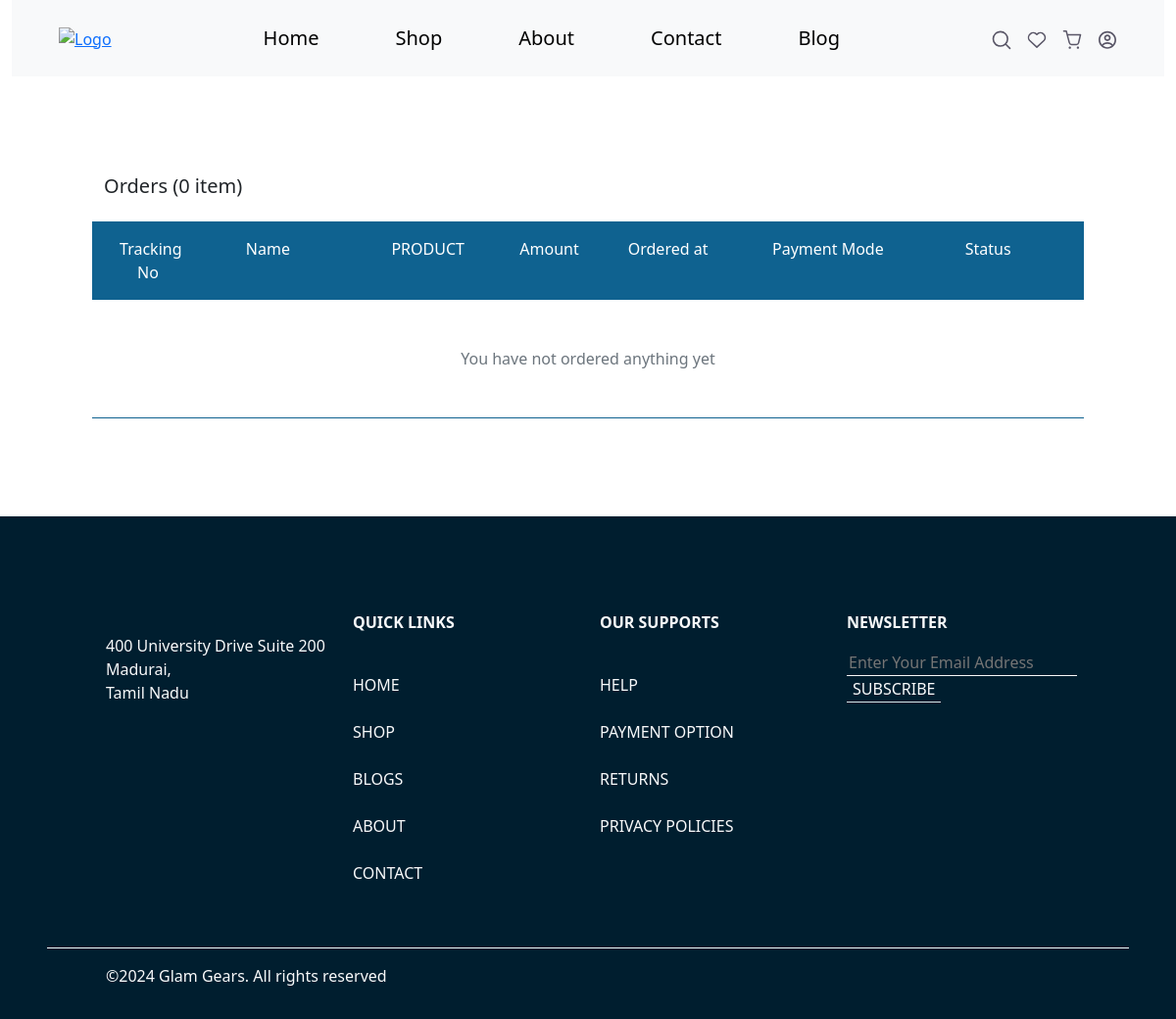
/orders.php (signed in), run on an earlier commit of the app's database.
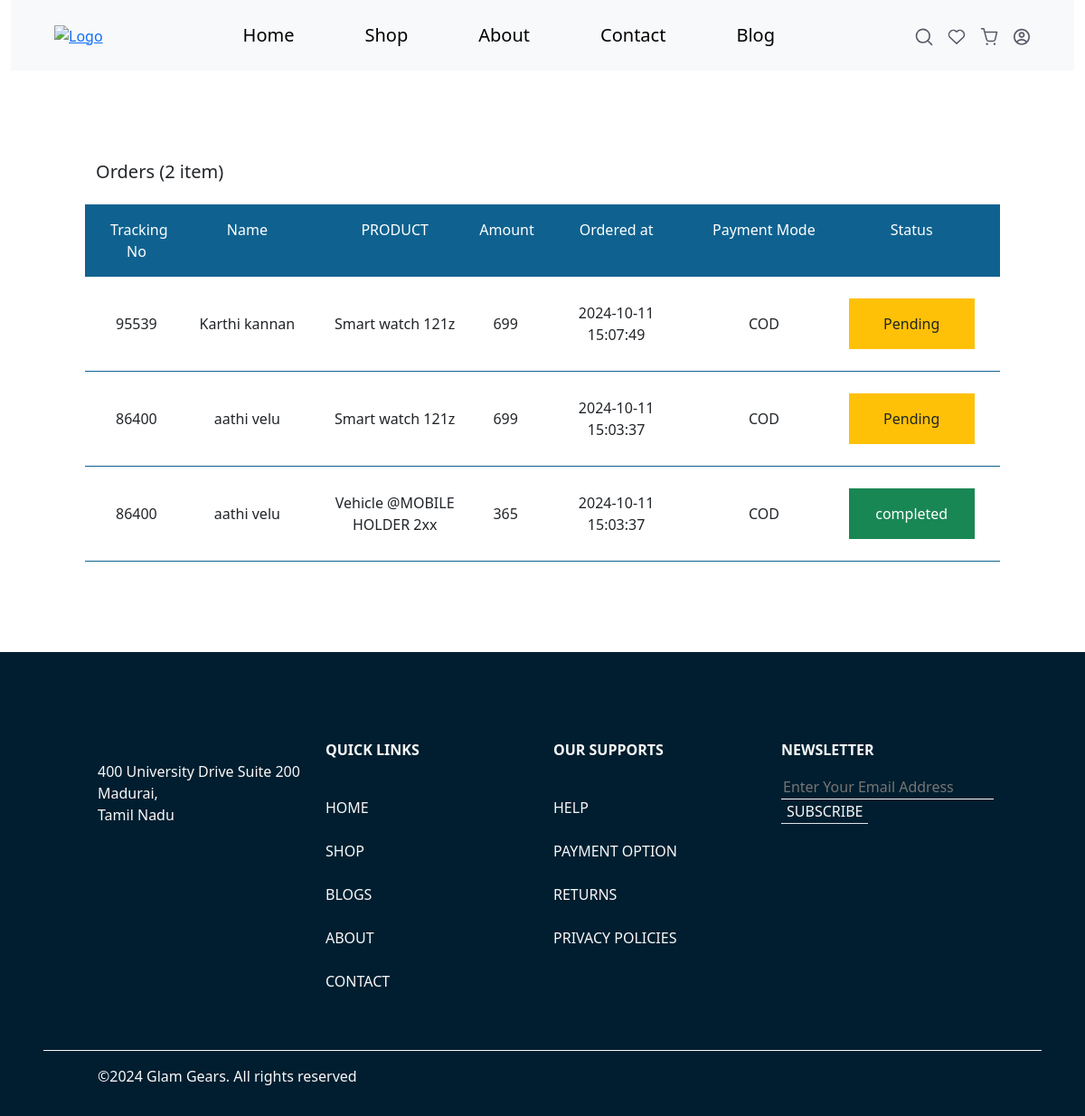
And on a later commit of the database.
### tables this page shows
CREATE TABLE `order_items` (
  `order_item_id` int(11) NOT NULL,
  `product_id` int(10) NOT NULL,
  `order_id` int(10) NOT NULL,
  `quantity` int(10) NOT NULL,
  `price` int(10) NOT NULL,
  `product_name` varchar(100) NOT NULL,
  `order_status` varchar(15) NOT NULL DEFAULT 'Pending',
  `ordered_at` timestamp NOT NULL DEFAULT current_timestamp()
);

CREATE TABLE `orders` (
  `order_id` int(11) NOT NULL,
  `tracking_no` int(10) NOT NULL,
  `user_id` int(10) NOT NULL,
  `confirmation` varchar(30) NOT NULL DEFAULT 'Pending',
  `fname` varchar(100) NOT NULL,
  `lname` varchar(100) NOT NULL,
  `email` varchar(100) NOT NULL,
  `address` varchar(100) NOT NULL,
  `state` varchar(100) NOT NULL,
  `city` varchar(100) NOT NULL,
  `zipcode` int(10) NOT NULL,
  `phone` int(10) NOT NULL,
  `total_amount` int(20) NOT NULL,
  `coupon_code` varchar(20) NOT NULL,
  `payment_mode` varchar(20) NOT NULL,
  `created_at` timestamp NULL DEFAULT current_timestamp(),
  `update_at` timestamp NOT NULL DEFAULT current_timestamp() ON UPDATE current_timestamp()
);

### orders.php (the view, shortened to what the changed rows need)
<?php
$userId = $_SESSION['user'];
?>
<!DOCTYPE html>
<html lang="en">
<?php
include_once('./head.php');
?>
<?php
include_once('./header.php');
?>
<div class="cart-items">
    <div class="row">
        <?php
        require_once "./config.php";
        $sql = " SELECT COUNT(*) AS total_rows FROM orders   WHERE `user_id` = ?";
        $stmt = $config->prepare($sql);
        $stmt->bind_param("s", $userId);
        $stmt->execute();
        $result = $stmt->get_result();
        if ($result->num_rows > 0) {
            $row = $result->fetch_assoc();
            $totalRows = $row['total_rows'];
        }
        ?>
        <h5>Orders (<?php echo $totalRows; ?> item)</h5>
        <div class="cart-container mt-3">
            <form action="" method="post">
                <?php
                include('./config.php');
                $productSql = "SELECT *, CASE WHEN EXISTS ( SELECT 1 FROM order_items oi WHERE oi.order_id = o.order_id AND oi.order_status <> 'completed' ) THEN FALSE ELSE TRUE END AS all_items_completed FROM orders o JOIN order_items oi ON o.order_id = oi.order_id WHERE o.user_id= ? ORDER BY oi.ordered_at     DESC";
                $productStmt = $config->prepare($productSql);
                $productStmt->bind_param("i", $userId);
                $productStmt->execute();
                $productResult = $productStmt->get_result();
                if ($productResult->num_rows > 0) {
                    while ($productRow = $productResult->fetch_assoc()) {
                ?>
                        <div style="border-bottom: 1px solid #0f6290" class="row text-secondary px-3 py-4 fw-medium d-flex gap-4 gap-lg-0 align-items-center">
                            <div class="col-12 col-lg-1 d-flex d-lg-block align-items-center ">
                                <p class="mb-0 fw-medium text-dark ms-2 ms-lg-0 text-center"><?php echo $productRow['tracking_no'];  ?></p>
                            </div>
                            <div class="col-12 col-lg-2 d-flex d-lg-block align-items-center ">
                                <p class="mb-0 fw-medium text-dark ms-2 ms-lg-0 text-center"><?php echo $productRow['fname'] . ' ' . $productRow['lname'];  ?></p>
                            </div>
                            <div class="col-12 col-lg-2 d-flex d-lg-block align-items-center ">
                                <p class="mb-0 fw-medium text-dark ms-2 ms-lg-0 text-center"><?php echo $productRow['product_name'];  ?></p>
                            </div>
                            <div class="col-12 col-lg-1 d-flex d-lg-block align-items-center ">
                                <p class="mb-0 fw-medium text-dark ms-2 ms-lg-0 text-center"><?php echo $productRow['price'];  ?></p>
                            </div>
                            <div class="col-12 col-lg-2 d-flex d-lg-block align-items-center ">
                                <p class="mb-0 fw-medium text-dark ms-2 ms-lg-0 text-center"><?php echo $productRow['created_at'];  ?></p>
                            </div>
                            <div class="col-12 col-lg-2 d-flex d-lg-block align-items-center ">
                                <p class="mb-0 fw-medium text-dark ms-2 ms-lg-0 text-center"><?php echo $productRow['payment_mode'];  ?></p>
                            </div>
                            <div class="col-12 col-lg-2 d-flex d-lg-block align-items-center ">
                                <p class="mb-0 fw-medium text-dark ms-2 ms-lg-0 text-center py-lg-3 <?php if ($productRow['order_status'] == "completed") {
                                                                                                        echo "text-bg-success text-white";
                                                                                                    } else {
                                                                                                        echo "text-bg-warning";
                                                                                                    };  ?>"><?php echo $productRow['order_status'];  ?></p>
                            </div>
                        </div>
                <?php
                    }
                } else {
                    echo '<div style="border-bottom: 1px solid #0f6290" class="row text-secondary px-3 py-5 fw-medium d-flex gap-4 gap-lg-0 align-items-center ">
          <div class="col-12 text-center">You have not ordered anything yet </div>
          </div>';
                }
                ?>
        </div>
    </div>
</div>
<?php
include_once('./footer.php');
?>

What changed in the data, as far as the page shows it:
added order_items: order.tracking_no "95539", order.fname "Karthi", order.lname "kannan", product_name "Smart watch 121z", price "699", order.created_at "2024-10-11 15:07:49", order.payment_mode "COD", order_status "Pending"
added order_items: order.tracking_no "86400", order.fname "aathi", order.lname "velu", product_name "Smart watch 121z", price "699", order.created_at "2024-10-11 15:03:37", order.payment_mode "COD", order_status "Pending"
added order_items: order.tracking_no "86400", order.fname "aathi", order.lname "velu", product_name "Vehicle @MOBILE HOLDER 2xx", price "365", order.created_at "2024-10-11 15:03:37", order.payment_mode "COD", order_status "completed"
Also different on the page:
$totalRows: "0" → "2"
text no longer shown: "You have not ordered anything yet"
